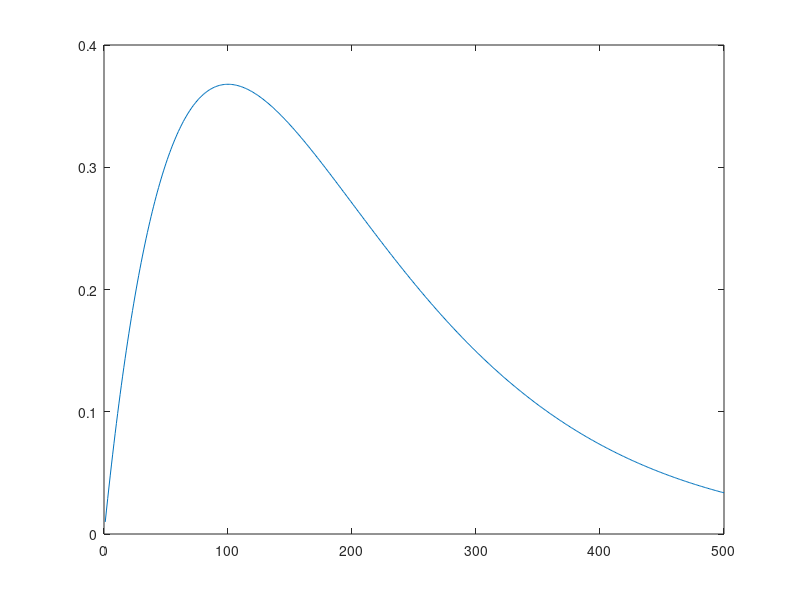

Source code (MATLAB): (Note: this script raises an error after producing the figure.)
clear;
theta = 0.01;
tmax = 500;
t = 1:tmax;
p = (theta*t).*exp(-theta*t);
p1 = 50*normpdf(t,1/theta,0.5/theta);
figure
plot(t,p)

y = randsample(tmax,1000,true,p); 
mean(y)
%% 

n = 100;
x = minTheta + rand(1,n)*(maxTheta - minTheta);
y = minTheta + rand(1,n)*(maxTheta - minTheta);

z = 1-abs(x-y)./y;
mean(z)
histogram(z)

%% 
x = 1:n;
y = (log(x)).^2
plot(y)
%% 
mu = (log(maxTheta) + log(minTheta))/2;
sigma = (log(maxTheta) - log(minTheta))/6;
x = lognrnd(mu,sigma,1,100);
exp(mu + sigma^2/2)
histogram(x)
